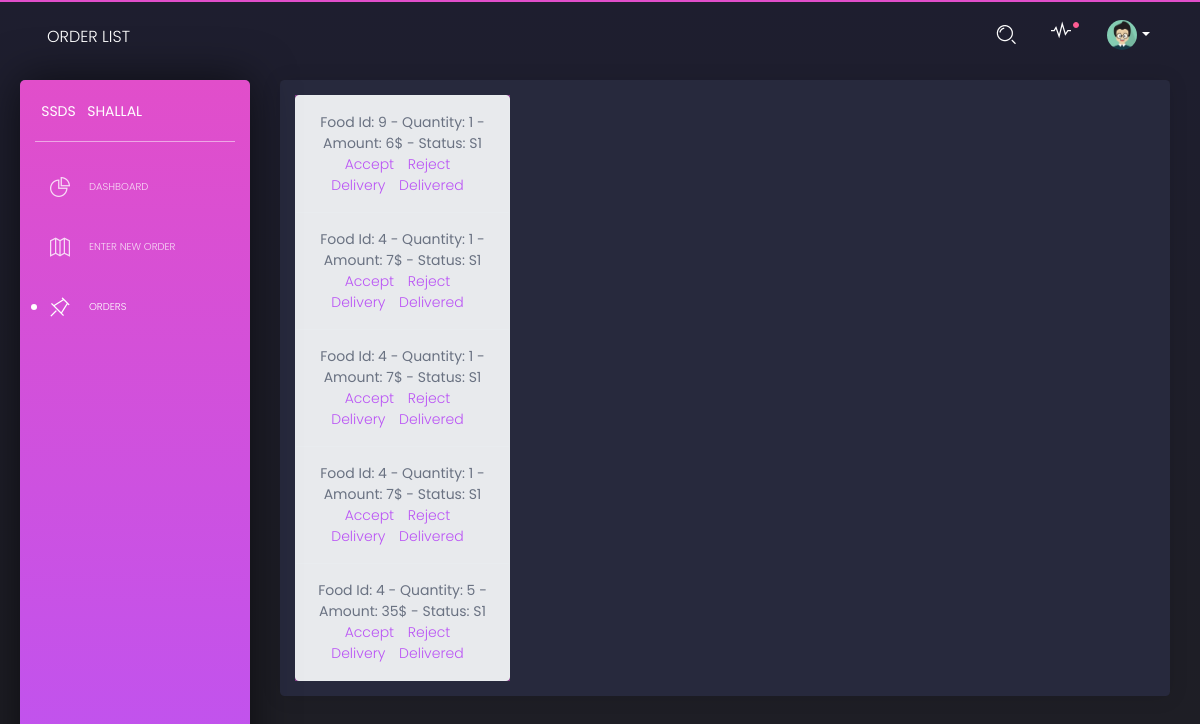
The page /cashier/orderList on the database as committed earlier.
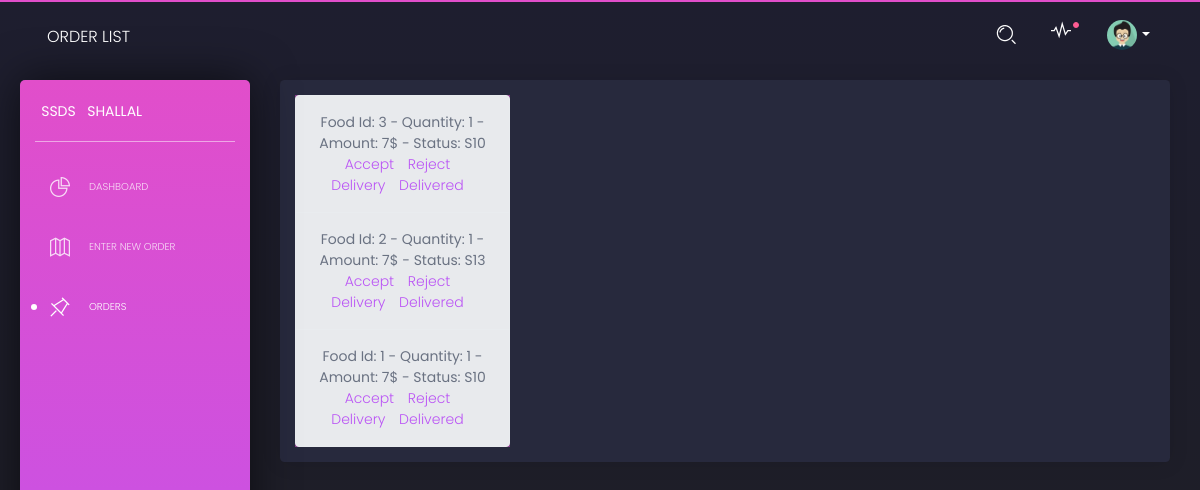
The same page on the database as committed later.
### database_setup.py (models this page shows)
class CustomerOrder(Base):
    __tablename__='customer_order'
    tid=Column(Integer,nullable=False,primary_key=True)
    fid=Column(Integer, ForeignKey("fooditem.fid"),nullable=False)
    qty=Column(Integer,nullable=False)
    amt=Column(Integer,nullable=False)
    stsid=Column(String(10), ForeignKey("status.stsid"),nullable=False)

### ssds.py (the view)
@app.route('/cashier/orderList',methods=['GET'])
def orderlist():
    orders=session.query(CustomerOrder).all()
    return render_template('orderList.html',customerOrders=orders)

### templates/orderList.html (shortened to what this page needs)
<html lang="en" class="perfect-scrollbar-on"><head>
  <link href="https://use.fontawesome.com/releases/v5.0.6/css/all.css" rel="stylesheet">
  <link href="/static/assets/css/nucleo-icons.css" rel="stylesheet">
  <link href="/static/assets/css/black-dashboard.css" rel="stylesheet">
  <link href="/static/assets/demo/demo.css" rel="stylesheet">
</head>
<body class="" cz-shortcut-listen="true">
  <div class="wrapper">
    <div class="sidebar">
      <div class="sidebar-wrapper ps">
        <div class="logo">
          <a href="javascript:void(0)" class="simple-text logo-mini">
            SSDS
          </a>
          <a href="javascript:void(0)" class="simple-text logo-normal">
            Shallal
          </a>
        </div>
        <ul class="nav">
            <li >
              <a href="">
                <i class="tim-icons icon-chart-pie-36"></i>
                <p>Dashboard</p>
              </a>
            </li>
            <li >
              <a href="/cashier/newOrder">
                <i class="tim-icons icon-map-big
  "></i>
                <p>Enter New Order</p>
              </a>
            </li>
            <li class="active">
              <a href="/cashier/orderList">
              <i class="tim-icons icon-pin"></i>
              <p>Orders</p>
            </a>
            </li>
          </ul>
      </div>
    </div>
    <div class="main-panel ps ps--active-y">
      <nav class="navbar navbar-expand-lg navbar-absolute navbar-transparent">
        <div class="container-fluid">
          <div class="navbar-wrapper">
            <a class="navbar-brand" href="javascript:void(0)">Order List</a>
          </div>
          <div class="collapse navbar-collapse" id="navigation">
            <ul class="navbar-nav ml-auto">
              <li class="search-bar input-group">
                <button class="btn btn-link" id="search-button" data-toggle="modal" data-target="#searchModal"><i class="tim-icons icon-zoom-split"></i>
                </button>
              </li>
              <li class="dropdown nav-item">
                <a href="javascript:void(0)" class="dropdown-toggle nav-link" data-toggle="dropdown">
                  <div class="notification d-none d-lg-block d-xl-block"></div>
                  <i class="tim-icons icon-sound-wave"></i>
                </a>
              </li>
              <li class="dropdown nav-item">
                <a href="#" class="dropdown-toggle nav-link" data-toggle="dropdown">
                  <div class="photo">
                    <img src="/static/assets/img/anime3.png" alt="Profile Photo">
                  </div>
                  <b class="caret d-none d-lg-block d-xl-block"></b>
                </a>
              </li>
            </ul>
          </div>
        </div>
      </nav>
      <div class="content">
          <div class="card">
              <div class="card-body">
                  <div class="column">
                      <div class="col-3">
                        <div class="list-group row">
                          {% for order in customerOrders %}
                          <div class="list-group-item list-group-item-action list-group-item-light text-center" style="width:1000px padding-right:20px">
                              Food Id: {{order.fid}} - Quantity: {{order.qty}} - Amount: {{order.amt}}$ - Status: {{order.stsid}}
                              <br>
                              <a style="padding-right:10px" href="{{url_for('acceptOrder',tid=order.tid)}}" name ="order" value="accept" formmethod="post">Accept</a>
                               <a style="padding-right:10px" href="{{url_for('rejectOrder',tid= order.tid)}}" name ="order" value="reject" formmethod="post">Reject</a>
                               <a style="padding-right:10px" href="{{url_for('deliveryOrder',tid= order.tid)}}" name ="order" value="delivery" formmethod="post">Delivery</a>
                               <a style="padding-right:10px" href="{{url_for('deliveredOrder',tid= order.tid)}}" name ="order" value="delivered" formmethod="post">Delivered</a>
                                </div>
                          {% endfor %}
                      </div>
                      </div>
              </div>
            </div>
          </div>
</div></div></div></body></html>

Rows that differ between the two databases and show on the page:
removed CustomerOrder: fid "4", qty "1", amt "7", stsid "S1"
removed CustomerOrder: fid "4", qty "1", amt "7", stsid "S1"
removed CustomerOrder: fid "4", qty "1", amt "7", stsid "S1"
removed CustomerOrder: fid "4", qty "5", amt "35", stsid "S1"
changed CustomerOrder (number 1 of 3 on the later page): fid "9" → "3"; amt "6" → "7"; stsid "S1" → "S10"
added CustomerOrder: fid "2", qty "1", amt "7", stsid "S13"
added CustomerOrder: fid "1", qty "1", amt "7", stsid "S10"
